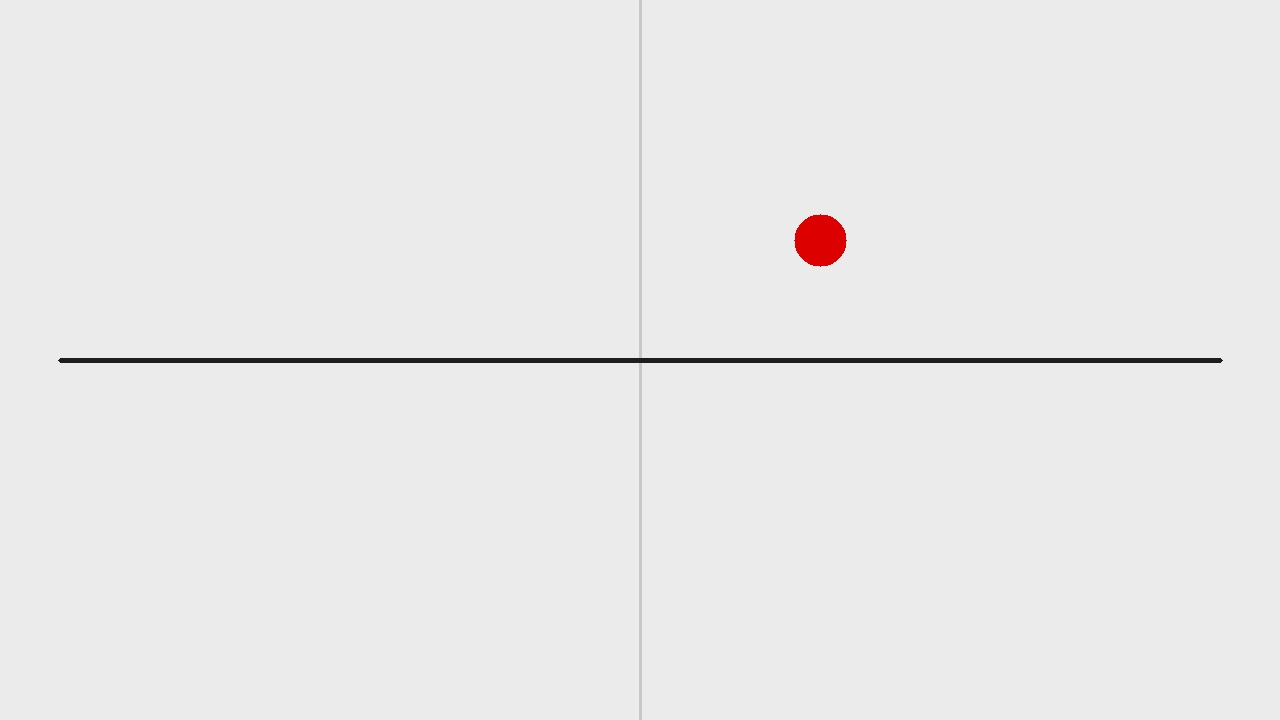
#> input picture vision/sample_frame.jpg, 1280 x 720 px
$ python stub_detector.py
#> lines starting #> are read from the running program, lines starting #| are printed output that depends on the picture; after the words box and inside, x2 and y2 are one past the last pixel; in counts of white or black regions, pixels touching at a corner belong together
"""
/vision stub -- dummy detector
===============================
Purpose: prove out "read a frame -> emit an Incident" without needing the
real Continuity Camera + OpenCV contour-tracking pipeline working yet.

What it does:
  - Loads vision/sample_frame.jpg (a synthetic stand-in for an overhead
    frame of the paper track -- see generate_sample_frame.py).
  - Runs a deliberately trivial "detection": looks for the reddest blob in
    the frame and treats its presence as a dummy "spin" event.
  - Builds and prints an Incident JSON (source="camera") using
    shared/schemas.py, so /core and /dashboard can be developed against the
    exact shape real detections will eventually have.

Run from the repo root:
    python -m vision.stub_detector

Wiring this into /core: the fake_event_generator's WebSocket server logs
anything a client sends it, so the quickest way to test end-to-end is to
open a websocket client here and send
    {"type": "incident", "data": <the dict below>}
Swap this print-only stub for that once B is ready -- see the commented-out
block at the bottom of main().
"""
import os

import cv2
import numpy as np

from shared import schemas, track_config

SAMPLE_IMAGE = os.path.join(os.path.dirname(__file__), "sample_frame.jpg")


def detect_dummy_event(image_path: str):
    """Deliberately naive: find the largest red-ish blob and call it a car
    in trouble. Replace with real centre-line-deviation / stillness /
    rollover-orientation detection."""
#> called with image_path = 'vision/sample_frame.jpg'
    img = cv2.imread(image_path)
#> img is the input picture: shape (720, 1280, 3); mean B, G, R 233.1, 233.1, 233.6
    if img is None:
        raise FileNotFoundError(
            f"Could not read {image_path} -- run "
            f"'python -m vision.generate_sample_frame' first if it's missing."
        )

    hsv = cv2.cvtColor(img, cv2.COLOR_BGR2HSV)
#> hsv: shape (720, 1280, 3); mean H, S, V 0.2, 0.6, 233.6
    red_mask = cv2.inRange(hsv, (0, 120, 70), (10, 255, 255))
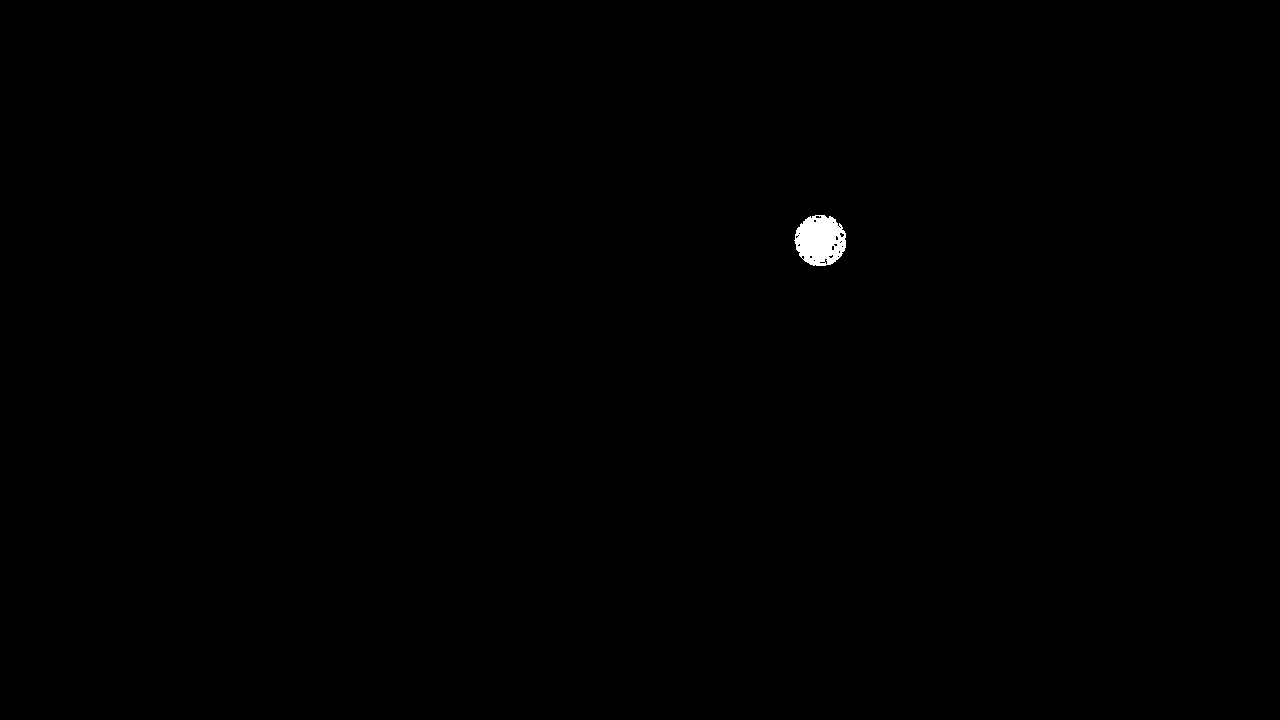
#> red_mask: shape (720, 1280); 0.21% white; 1 white region
    contours, _ = cv2.findContours(red_mask, cv2.RETR_EXTERNAL, cv2.CHAIN_APPROX_SIMPLE)
#> contours = 1 contour; box (x1, y1, x2, y2) and area: (794, 215, 846, 266) 1988

    if not contours:
        return None

    largest = max(contours, key=cv2.contourArea)
#> largest = contour of 96 points, box (x1, y1, x2, y2) (794, 215, 846, 266), area 1988
    x, y, w, h = cv2.boundingRect(largest)
#> x = 794; y = 215; w = 52; h = 51
    area = cv2.contourArea(largest)
#> area = 1987.5
    confidence = float(np.clip(area / (img.shape[0] * img.shape[1]) * 20, 0.5, 0.99))
#> confidence = 0.5
    return {"bbox": [int(x), int(y), int(w), int(h)], "confidence": round(confidence, 2)}


def main():
    detection = detect_dummy_event(SAMPLE_IMAGE)
#> detection = {'bbox': [794, 215, 52, 51], 'confidence': 0.5}

    if detection is None:
        print("[vision] no dummy detection found in sample frame")
        return

    zone = "T4"
    incident = schemas.new_incident(
        event="spin",
        source="camera",
        car_id=4,
        location=zone,
        track_position_m=track_config.zone_position_m(zone),
        confidence=detection["confidence"],
        extra={"bbox": detection["bbox"]},
    )
    schemas.validate_incident(incident)
    print(f"[vision] dummy detection -> incident: {incident}")

    # --- to actually send this to /core once fake_event_generator is running: ---
    # import asyncio, json, websockets
    # async def send():
    #     async with websockets.connect("ws://localhost:8765") as ws:
    #         await ws.send(json.dumps({"type": "incident", "data": incident}))
    # asyncio.run(send())


if __name__ == "__main__":
    main()
#> (the call stopped at in main, `incident = schemas.new_incident( event="spin", source="camera", car_id..`: shared is not available in this run)
